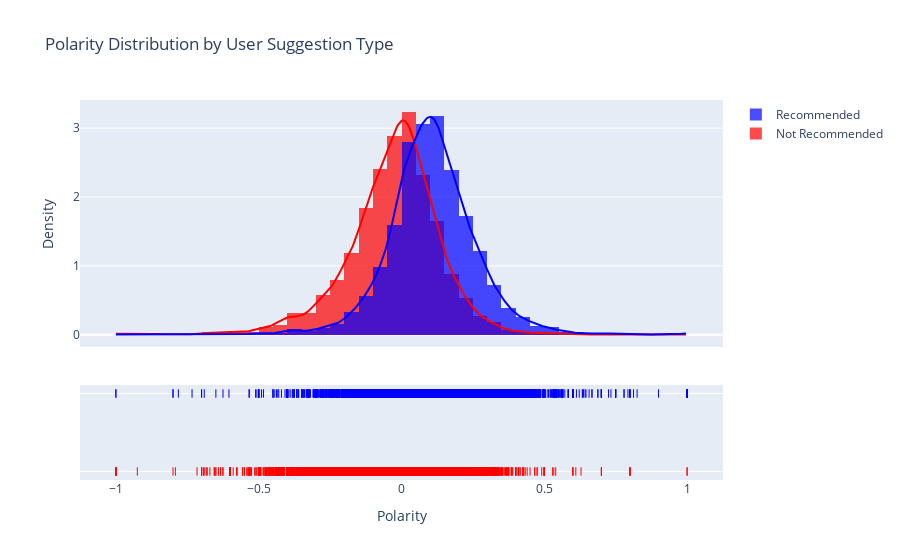

Here is the notebook cell this chart was saved with:
### Markdown cell above
Sentiment polarity is categorized as follows: negative (< 0), neutral (= 0) and positive (> 0).

### Code cell
import plotly.figure_factory as ff

# Filter reviews by user_suggestion type
suggestion_0 = reviews_copy[reviews_copy['user_suggestion'] == 0]['polarity']
suggestion_1 = reviews_copy[reviews_copy['user_suggestion'] == 1]['polarity']

# Create distplot with custom bin_size
fig = ff.create_distplot([suggestion_0, suggestion_1], 
                         ['Not Recommended', 'Recommended'], 
                         bin_size=.05, 
                         curve_type='kde', 
                         colors=['red', 'blue'],
                         show_rug=True)

# Update layout
fig.update_layout(title='Polarity Distribution by User Suggestion Type',
                  xaxis_title='Polarity',
                  yaxis_title='Density')

fig.show()

### Figure 1 — Plotly figure (JSON) as saved in the notebook; plotly's stock layout.template omitted (floating-point values rounded to 4 significant figures; data arrays with more than 128 entries replaced by an {"elided": "..."} marker saying what was removed)
{"data": [{"autobinx": false, "histnorm": "probability density", "legendgroup": "Not Recommended", "marker": {"color": "red"}, "name": "Not Recommended", "opacity": 0.7, "type": "histogram", "x": {"elided": "7526 float values"}, "xaxis": "x", "xbins": {"end": 1, "size": 0.05, "start": -1}, "yaxis": "y"}, {"autobinx": false, "histnorm": "probability density", "legendgroup": "Recommended", "marker": {"color": "blue"}, "name": "Recommended", "opacity": 0.7, "type": "histogram", "x": {"elided": "9968 float values"}, "xaxis": "x", "xbins": {"end": 1, "size": 0.05, "start": -1}, "yaxis": "y"}, {"legendgroup": "Not Recommended", "marker": {"color": "red"}, "mode": "lines", "name": "Not Recommended", "showlegend": false, "type": "scatter", "x": {"elided": "500 float values"}, "xaxis": "x", "y": {"elided": "500 float values"}, "yaxis": "y"}, {"legendgroup": "Recommended", "marker": {"color": "blue"}, "mode": "lines", "name": "Recommended", "showlegend": false, "type": "scatter", "x": {"elided": "500 float values"}, "xaxis": "x", "y": {"elided": "500 float values"}, "yaxis": "y"}, {"legendgroup": "Not Recommended", "marker": {"color": "red", "symbol": "line-ns-open"}, "mode": "markers", "name": "Not Recommended", "showlegend": false, "type": "scatter", "x": {"elided": "7526 float values"}, "xaxis": "x", "y": {"elided": "7526 str values"}, "yaxis": "y2"}, {"legendgroup": "Recommended", "marker": {"color": "blue", "symbol": "line-ns-open"}, "mode": "markers", "name": "Recommended", "showlegend": false, "type": "scatter", "x": {"elided": "9968 float values"}, "xaxis": "x", "y": {"elided": "9968 str values"}, "yaxis": "y2"}], "layout": {"barmode": "overlay", "hovermode": "closest", "legend": {"traceorder": "reversed"}, "title": {"text": "Polarity Distribution by User Suggestion Type"}, "xaxis": {"anchor": "y2", "domain": [0, 1], "title": {"text": "Polarity"}, "zeroline": false}, "yaxis": {"anchor": "free", "domain": [0.35, 1], "position": 0, "title": {"text": "Density"}}, "yaxis2": {"anchor": "x", "domain": [0, 0.25], "dtick": 1, "showticklabels": false}}}
